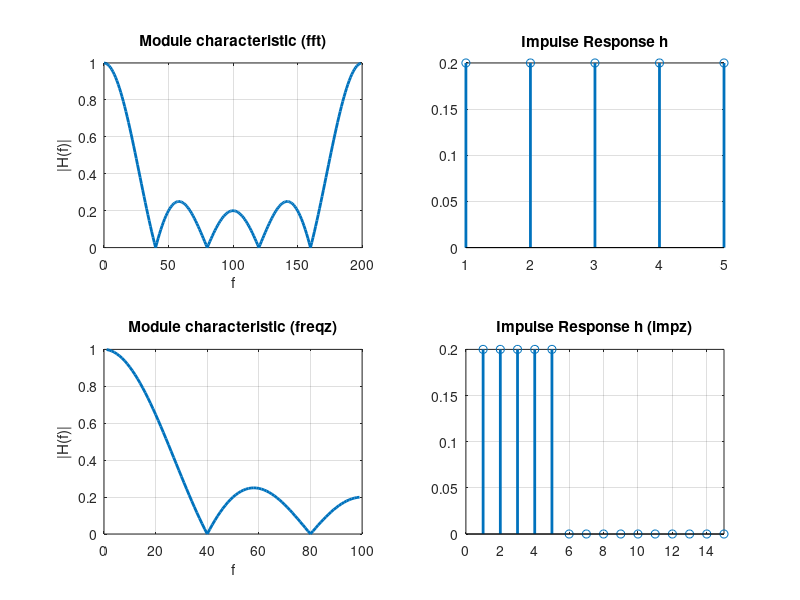

The MATLAB script that drew this image:
%% -----Modelling a Discrete-Time System----%
%% LDS : y(n) = 0.2x(n)-0.2x(n-5)+y(n-1)
%% Need to calculate transfer function H(n)

b = [1 0 0 0 0 -1] * 0.2;   % recursive numerator coefficients
a = [1 -1 0 0 0 0];          % recursive denominator coefficients
h = [1 1 1 1 1] * 0.2;       % FIR impulse response (non-recursive)
N = 200;                      % number of FFT point

%% Nonrecursive FIR system
H=fft(h,N); % frequency response using FFT 

%% Recursive IIR system
h1=impz(b,a,200); % calculate 200 sample impulse char. filter
H1=freqz(b,a,100); % calculate 100 sample frequency char. Filter

figure;

subplot(2,2,1);
plot(0:N-1, abs(H), 'LineWidth', 2);
title('Module characteristic (fft)');
xlabel('f');
ylabel('|H(f)|');
grid on;

subplot(2,2,2);
stem(h, 'LineWidth', 2);
title('Impulse Response h');
grid on;

subplot(2,2,3);
plot(0:100-1, abs(H1), 'LineWidth', 2);
title('Module characteristic (freqz)');
xlabel('f');
ylabel('|H(f)|');
grid on;

subplot(2,2,4);
stem(h1, 'LineWidth', 2);
title('Impulse Response h (impz)');
grid on;
xlim([0 15]);
